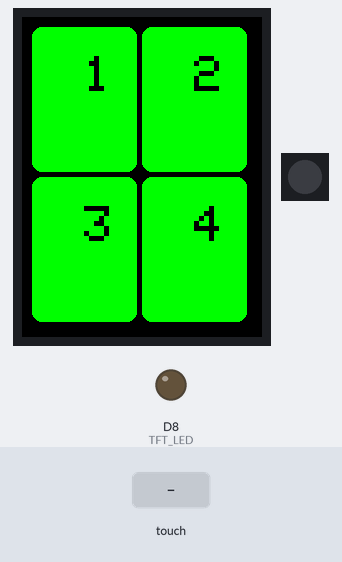
Simulated run of this sketch. Board: ESP8266 (NodeMCU). Shown: 240×320 colour display, 1 RGB LEDs in strip order, left to right, output pins drawn as LEDs (lit = HIGH). Inputs (shaded band) come from the test bench.

Above: at 1.4 s.
1.5 s: touch panel pressed at 13 % / 10 % of its raw x / y range
At 2.7 s:
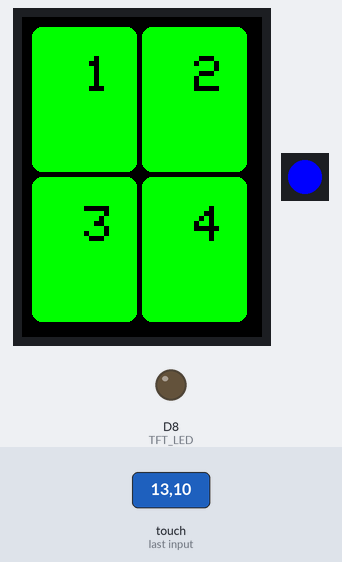
3.0 s: touch panel pressed at 38 % / 10 % of its raw x / y range
At 3.9 s:
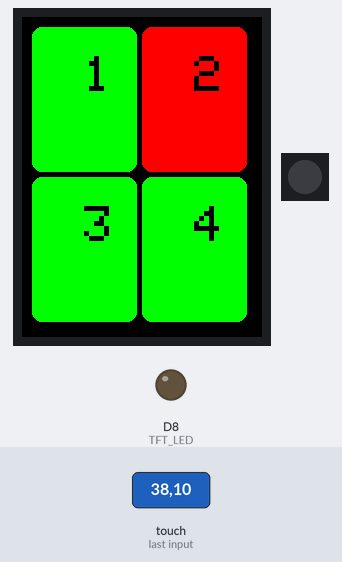
4.5 s: touch panel pressed at 13 % / 70 % of its raw x / y range
At 5.1 s:
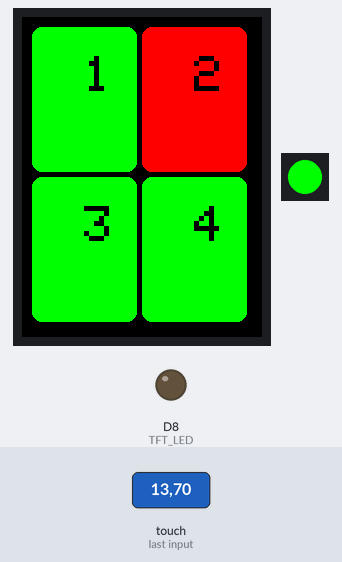
6.0 s: touch panel pressed at 13 % / 30 % of its raw x / y range
At 7.2 s:
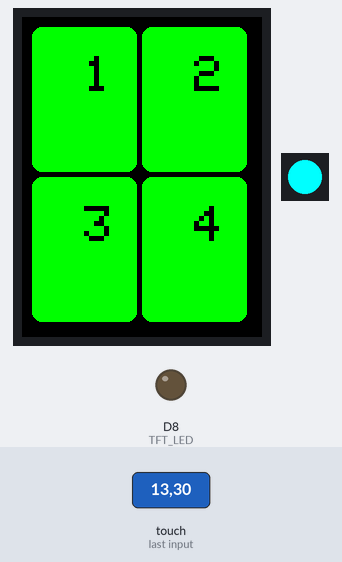
7.5 s: touch panel pressed at 38 % / 70 % of its raw x / y range
At 8.6 s:
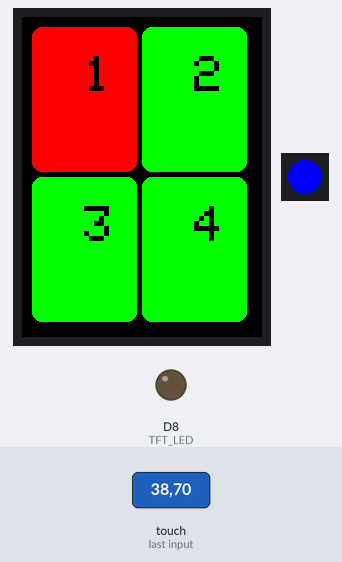
9.0 s: touch panel pressed at 62 % / 70 % of its raw x / y range
At 9.7 s:
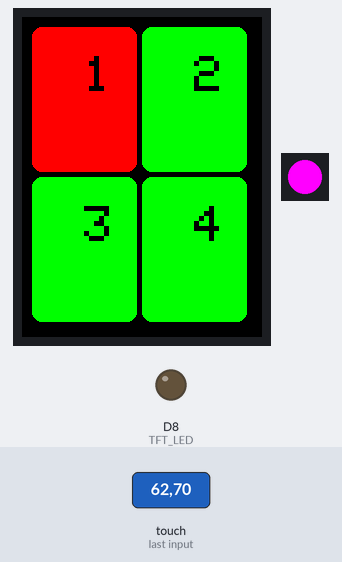
Timing chart, 0 to 11.5 s (numbered marks = the images above; inputs shaded):
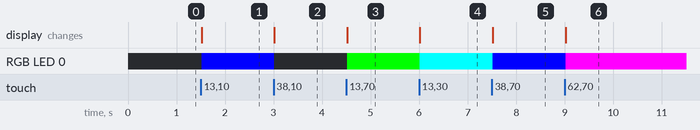

Measured:
- after the input at 1.5 s, RGB LED 0: off → RGB(0, 0, 255) at once
- after the input at 3.0 s, RGB LED 0: RGB(0, 0, 255) → off at once; the display: changes at once (image 2)
- after the input at 4.5 s, RGB LED 0: off → RGB(0, 255, 0) at once
- after the input at 6.0 s, RGB LED 0: RGB(0, 255, 0) → RGB(0, 255, 255) at once; the display: changes at once (image 4)
- after the input at 7.5 s, RGB LED 0: RGB(0, 255, 255) → RGB(0, 0, 255) at once; the display: changes at once (image 5)
- after the input at 9.0 s, RGB LED 0: RGB(0, 0, 255) → RGB(255, 0, 255) at once

The sketch:

lightControl.ino
```cpp
#include "window.hpp"
#include "vector.hpp"
#include "button.hpp"
#include <Adafruit_NeoPixel.h>

/**
 * Copyright by Christopher Mogler and Stephan Kopf
 *
 * This library is made for a School-Project,
 *      named: "Geschäftsprozess - Licht Steuerrung"
 *
 * This library use and need other library's:
 *      Adafruits_ILI9341(.h)
 *      XPT2046_Touchscreen(.h)
 *      Adafruits_GFX(.h)
 *      SPI(.h)
 */
#define btnH 145    //Welche höhe sollen die Buttons haben    [Muss beim deklarieren mit gegeben]
#define btnW 105    //Welche breite sollen die Buttons haben  [Muss beim deklarieren mit gegeben]

#define CS_PIN D3
#define TIRQ_PIN D4

Window lc = Window();     //Display (Weiteres steht in der .hpp- und .cpp-Datei)

XPT2046_Touchscreen ts = XPT2046_Touchscreen(D3, D4);   //Touchsreen

Adafruit_NeoPixel rgb = Adafruit_NeoPixel(1, D2, NEO_GRB + NEO_KHZ800); //RGB Licht

Button one = Button(&lc.TFT, &ts, 10, 10, btnW, btnH, GREEN, RED, '1', BLACK);    //Button "one"
Button two = Button(&lc.TFT, &ts, 120, 10, btnW, btnH, GREEN, RED, '2', BLACK);    //Button "two"
Button three = Button(&lc.TFT, &ts, 10, 160, btnW, btnH, GREEN, RED, '3', BLACK);    //Button "three"
Button four = Button(&lc.TFT, &ts, 120, 160, btnW, btnH, GREEN, RED, '4', BLACK);    //Button "four"

int red, green, blue; //Diese drei Int werte sind für das RGB Licht zuständig


//Beim Starten [oder Reseten] des Arduino
void setup()
{
  pinMode(D2, OUTPUT);      //
  lc.Start();               //Window Klasse deklarieren
  Serial.begin(115200);     //Debug Modus [Console Frgz au 115200 stellen]
  one.DrawButton();         //Button "one" soll gezeichnet werden
  two.DrawButton();         //Button "two" soll gezeichnet werden
  three.DrawButton();       //Button "three" soll gezeichnet werden
  four.DrawButton();        //Button "four" soll gezeichnet werden
  ts.begin();               //Touchscreen soll initilisiert werden
  rgb.begin();              //Das RGB Licht soll initialisiert werden
}

//Die Endlos-Schleife vom Arduino
void loop()
{
  if(one.IsPressed()) //Wurde der Button "one" gedrückt? Wenn Ja gehe "true", wenn nicht "false" [Das hier gilt für die anderen auch Buttons auch]
  {
    one.SwitchState();  //Hiermit wird der Button Status geändert. [Das hier gilt für die anderen Button auch]

    /*
      Hier sollte eigentlich die Funktion vom Button sein wenn er sein Stauts geändert hat.
      Aber Stephan Kopf und Christopher Mogler hatten keine Lichter.
    */
  }
  if(two.IsPressed()) //Wurde der Button "two" gedrückt?
  {
    two.SwitchState();
    /*
      Hier sollte eigentlich die Funktion vom Button sein wenn er sein Stauts geändert hat.
      Aber Stephan Kopf und Christopher Mogler hatten keine Lichter.
    */
  }
  if(three.IsPressed()) //Wurde der Button "three" gedrückt?
  {
    three.SwitchState();
    /*
      Hier sollte eigentlich die Funktion vom Button sein wenn er sein Stauts geändert hat.
      Aber Stephan Kopf und Christopher Mogler hatten keine Lichter.
    */
  }
  if(four.IsPressed()) //Wurde der Button "four" gedrückt?
  {
    four.SwitchState();
    /*
      Hier sollte eigentlich die Funktion vom Button sein wenn er sein Stauts geändert hat.
      Aber Stephan Kopf und Christopher Mogler hatten keine Lichter.
    */
  }

  /*
    Das hier ist für das RGB-Licht
  */
  if(one.state) //Welchen Stauts hat der Button? (True => On; False => Off)
  {
    green = 1;
  }
  else
  {
    green = 0;
  }
  if(two.state) //Welchen Stauts hat der Button? (True => On; False => Off)
  {
    blue = 1;
  }
  else
  {
    blue = 0;
  }
  if(three.state) //Welchen Stauts hat der Button? (True => On; False => Off)
  {
    red = 1;
  }
  else
  {
    red = 0;
  }
  if(four.state) //Welchen Stauts hat der Button? (True => On; False => Off)
  {
    rgb.setBrightness(40); //Da es nur 3 haupt farben existieren wird der 4 Button als "Verdunkler" verwendet
                            //Wenn der 4 Button On ist, soll das Licht etwas dunkler sein.
  }
  else
  {
    rgb.setBrightness(255); //Wenn der 4 Button Off ist, soll das Licht hell strahlen
  }
  rgb.setPixelColor(0, rgb.Color(red * 255, green * 255, blue * 255)); //Setze die Farbe. Bsp.: "red" * 1 = 255 (Wenn Button "one" "true" ist) | "red" * 0 = 0 (Wenn Button "one" "false" ist)
  rgb.show(); //Hier mit das RGB-Licht aktualisiert
}
```

button.cpp
```cpp
#include "button.hpp"
/**
 * 2018 - Copyright by Christopher Mogler and Stephan Kopf
 *
 * For more information, read in "lightcontrol.hpp" the head comment.
 */
//Der Konstruktor für die Klasse "Button"
//Hier wird alles Deklariert die für den Button notwendig ist
Button::Button(Adafruit_ILI9341* _tft, XPT2046_Touchscreen* _touch, uint16_t _x, uint16_t _y, uint16_t _w, uint16_t _h, uint16_t _a_color, uint16_t _d_color, unsigned char _text, uint16_t _text_color)
{
    position = Vector3(_x, _y);
    size = Vector3(_w, _h);
    color_active = _a_color;
    color_deactive = _d_color;
    tft = _tft;
    touch = _touch;
    text = _text;
    color_text = _text_color;
}
//Hier mit wird der Button gezeichnet.
//-----------------------------------
//Wenn der Button sein Status ändert wird der Button bei Off => Rot oder bei On => Grün gezeichnet
void Button::draw(uint16_t _color)
{
    tft->fillRoundRect(position.X, position.Y, size.X, size.Y, 10, _color);
    tft->drawChar(position.X + (size.X * 0.5), position.Y + (size.Y * 0.2), text, color_text, 0, 5);
}
//Hier mit wird der Button gezeichnet. Mit dem Aktuellen Stauts
void Button::DrawButton()
{
    draw(color_active);
}
//Hier mit wird geschaut ob der Button gedrückt wird oder nicht
//Nicht gedrückt => false
//Wird gedrückt => true
bool Button::IsPressed()
{
    if(touch->touched())
    {
        if(!touched)
        {
            lastHit.Set(touch->getPoint());
            if(position.X <= lastHit.X && size.X + position.X >= lastHit.X &&
            position.Y <= lastHit.Y && size.Y + position.Y >= lastHit.Y)
            {
                touched = true;
                return true;
            }
        }
    }
    else
    {
        touched = false;
    }
    return false;
}
//Um den Status vom Button zu ändern
void Button::ChangeState(bool isActive)
{
    state = isActive;
    if(isActive)
    {
        draw(color_active);
    }
    else
    {
        draw(color_active);
    }
}
//Ändert die den Status des Buttons
//On => Off | Off => On
void Button::SwitchState()
{
    if(touch)
    {
        if(state)
        {
            draw(color_deactive);
        }
        else
        {
            draw(color_active);
        }
        state = !state;
    }
}
```

button.hpp
```cpp
#pragma once
/**
 * 2018 - Copyright by Christopher Mogler and Stephan Kopf
 *
 * For more information, read in "lightcontrol.hpp" the head comment.
 */
#include <SPI.h>
#include <XPT2046_Touchscreen.h>
#include "window.hpp"
#include "vector.hpp"

/*
    Diese Klasse "Button" ist zuständig für die Buttons,
    die Deklariert und initalisiert werden.
*/
class Button
{
    private:
        XPT2046_Touchscreen* touch;         //Der Touchscreen wird als Pointer übergeben, damit die Klasse den Touchscreen erkennen kann
        Vector3 position;                   //Die Position vom Button
        Vector3 size;                       //Die Größe vom Button
        Adafruit_ILI9341* tft;              //Der Display vom Button, damit die Klasse den Button leichter Zeichnen kann [Wird auch als Pointer übergeben]
        uint16_t color_active;              //Welche Farbe soll der Button habe wenn er aktiviert ist?
        uint16_t color_deactive;            //Welche Farbe soll der Button haben wenn er nicht aktiviert ist?
        uint16_t color_text;                //Welche Farbe soll der Text vom Button haben?
        Vector3 lastHit;                    //Wo wurde der Button zuletzte gedrückt?
        bool change;                        //Hat der Button sein Status geändert?
        bool touched;                       //Wurde der Button gedrückt?
        unsigned char text = '1';           //Welchen Name soll der Button haben [Es wird nur ein Buchstabe gezeichnet und hat nichts mit dem Namen des Objektes zu tuhen]

        void draw(uint16_t _color);         //Private Methode zum Zeichnes des Buttons [Der Button selbst und der Name (unsigned char text)]
    public:
        Button(Adafruit_ILI9341* _tft, XPT2046_Touchscreen* _touch, uint16_t _x, uint16_t _y, uint16_t _w, uint16_t _h, uint16_t _a_color, uint16_t _d_color,
                unsigned char _text, uint16_t _textcolor);

        void DrawButton();
        bool IsPressed();
        void ChangeState(bool isActive);
        void SwitchState();

        bool state;                         //Welchen Stauts hat der Button
};
```

lightController.cpp
```cpp
#include "lightController.hpp"
/*
LightController::LightController()
{
}

void LightController::Init()
{
    rgbLed->begin();
    rgbLed->setBrightness(1);
}

void LightController::SetColor(uint8_t red, uint8_t green, uint8_t blue)
{
    rgbLed->setPixelColor(0, rgbLed->Color(red, green, blue)); // Moderately bright green color.
    rgbLed->show(); // This sends the updated pixel color to the hardware.
}*/
```

lightController.hpp
```cpp
#pragma once
#include <Adafruit_NeoPixel.h>

#define LED_RGB D2

class LightController{
    private:
        Adafruit_NeoPixel* rgbLed;
    public:
        LightController();

        void Init();
        void SetColor(uint8_t red, uint8_t green, uint8_t blue);
};
```

lightcontrol.cpp
```cpp

```

vector.cpp
```cpp
#include "vector.hpp"
/**
 * 2018 - Copyright by Christopher Mogler and Stephan Kopf
 *
 * For more information, read in "window.hpp" the header comment.
 */

//Hier wird die "Vector" Klasse gesetzt
void Vector3::Set(uint16_t x, uint16_t y, uint16_t z)
{
    X = x;
    Z = z;
    Y = y;
}
//Touch rechnet anders als das "sichtbare" Fenster.
//Der Touch fängt von oben rechts an (x0:y0)
//Und das Display von oben links (x0:y0)
//Breite beim Touch sind 4000 und höhe sind 4000
//beim Display sind breite 240px und höhe 320px
//---------------------------------------------
//Diese Methode rechnet mir diesen Touch-Input so um das ich
//es für das Display 1:1 vergleichen kann
void Vector3::Set(TS_Point p)
{
    Set(
        (uint16_t)-(p.y - 4000) / 16.66,
        (uint16_t)p.x / 12.5,
        (uint16_t)p.z
    );
}
//Setze nur X und Y
void Vector3::Set(uint16_t x, uint16_t y)
{
    Set(x, y, 0);
}
//Konstruktor für Vector3, nur mit X und Y
Vector3::Vector3(uint16_t x, uint16_t y)
{
    Set(x, y, 0);
}
//Konstruktor für Vector3 mit allen Dimensionen
Vector3::Vector3(uint16_t x, uint16_t y, uint16_t z)
{
    Set(x, y, z);
}
```

vector.hpp
```cpp
#pragma once
#include <XPT2046_Touchscreen.h>
/**
 * 2018 - Copyright by Christopher Mogler and Stephan Kopf
 *
 * For more information, read in "window.hpp" the head comment.
 */

/*
    Diese Klasse ist nur für X, Y, Z zuständig.
*/

class Vector3
{
    public:
        uint16_t X = 0, Y = 0, Z = 0;       //Diese 3 Int (16bit) sind für die drei dimensonale zuständig

        Vector3() { }
        Vector3(uint16_t x, uint16_t y);
        Vector3(uint16_t x, uint16_t y, uint16_t z);

        void Set(uint16_t x, uint16_t y);
        void Set(uint16_t x, uint16_t y, uint16_t z);
        //TS_Point ist von der Lib "XPT2046_Touchscreen(.h)"
        void Set(TS_Point p);
};
```

window.cpp
```cpp
#include "window.hpp"
/**
 * 2018 - Copyright by Christopher Mogler and Stephan Kopf
 *
 * For more information, read in "window.hpp" the head comment.
 */


//Der Konstruktor für die Klasse "Window"
Window::Window()
{
    //Hier mit wird D8 initialisiert
    pinMode(TFT_LED, OUTPUT);
    //Hier wird dem D8 gesagt das er durch gehend Strom führen soll.
    //Da nirgendwo anderst D8 zu LOW wird, außer beim Ausschalten
    digitalWrite(TFT_LED, HIGH);
}
//Zum initialisieren von der Klasse "Window"
void Window::Start()
{
    TFT.begin();            //Hier mit wird das Dispaly initalisiert
    TFT.fillScreen(BLACK);  //Hier wird das Display komplett Schwarz gezeichnet
}
```

window.hpp
```cpp
#pragma once
/**
 * Copyright by Christopher Mogler and Stephan Kopf
 *
 * This library is made for a School-Project,
 *      named: "Geschäftsprozess - Licht Steuerrung"
 *
 * This library use and need other library's:
 *      Adafruits_ILI9341(.h)
 *      XPT2046_Touchscreen(.h)
 *      Adafruits_GFX(.h)
 *      SPI(.h)
 */
/*
    Diese Klasse "Window" ist für das Display zuständig
*/
#include <SPI.h>
#include <Adafruit_GFX.h>
#include <Adafruit_ILI9341.h>

//Colors
#define BLACK   0x0000      //Hex-Code für Schwarz
#define BLUE    0x001F      //Hex-Code für Blau
#define RED     0xF800      //Hex-Code für Rot
#define GREEN   0x07E0      //Hex-Code für Grün
#define CYAN    0x07FF      //Hex-Code für Cyanit
#define MAGENTA 0xF81F      //Hex-Code für Magenta
#define YELLOW  0xFFE0      //Hex-Code für Gelb
#define WHITE   0xFFFF      //Hex-Code für Weiß

//Screen
#define TFT_DC D2
#define TFT_CS D1
#define TFT_LED D8

class Window
{
    public:
        Adafruit_ILI9341 TFT = Adafruit_ILI9341(TFT_CS, TFT_DC);
        Window();

        void Start();
};
```
